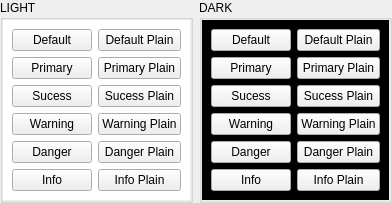
      <widget class="QWidget" name="tab_2">
       <attribute name="title">
        <string>Buttons</string>
       </attribute>
       <layout class="QHBoxLayout" name="horizontalLayout_3">
        <property name="leftMargin">
         <number>0</number>
        </property>
        <property name="topMargin">
         <number>0</number>
        </property>
        <property name="rightMargin">
         <number>0</number>
        </property>
        <property name="bottomMargin">
         <number>0</number>
        </property>
        <item>
         <widget class="QGroupBox" name="groupBox_2">
          <property name="styleSheet">
           <string notr="true"/>
          </property>
          <property name="title">
           <string>LIGHT</string>
          </property>
          <layout class="QVBoxLayout" name="verticalLayout">
           <property name="leftMargin">
            <number>0</number>
           </property>
           <property name="topMargin">
            <number>0</number>
           </property>
           <property name="rightMargin">
            <number>0</number>
           </property>
           <property name="bottomMargin">
            <number>0</number>
           </property>
           <item>
            <widget class="QWidget" name="widget_10" native="true">
             <property name="styleSheet">
              <string notr="true">.QWidget {
	
	background-color: rgba(255, 255, 255, 255);
}</string>
             </property>
             <layout class="QGridLayout" name="gridLayout">
              <item row="0" column="0">
               <widget class="QPushButton" name="pushButton_3">
                <property name="autoFillBackground">
                 <bool>false</bool>
                </property>
                <property name="text">
                 <string>Default</string>
                </property>
                <property name="default">
                 <bool>false</bool>
                </property>
                <property name="flat">
                 <bool>false</bool>
                </property>
                <property name="darkMode" stdset="0">
                 <bool>false</bool>
                </property>
                <property name="plainMode" stdset="0">
                 <bool>false</bool>
                </property>
                <property name="styleMode" stdset="0">
                 <number>0</number>
                </property>
                <property name="iconName" stdset="0">
                 <string>yin-yang</string>
                </property>
                <property name="spacing" stdset="0">
                 <number>8</number>
                </property>
               </widget>
              </item>
              <item row="0" column="1">
               <widget class="QPushButton" name="pushButton_4">
                <property name="autoFillBackground">
                 <bool>false</bool>
                </property>
                <property name="text">
                 <string>Default Plain</string>
                </property>
                <property name="checkable">
                 <bool>true</bool>
                </property>
                <property name="flat">
                 <bool>false</bool>
                </property>
                <property name="darkMode" stdset="0">
                 <bool>false</bool>
                </property>
                <property name="plainMode" stdset="0">
                 <bool>true</bool>
                </property>
                <property name="styleMode" stdset="0">
                 <number>0</number>
                </property>
                <property name="iconName" stdset="0">
                 <string>yin-yang</string>
                </property>
                <property name="spacing" stdset="0">
                 <number>8</number>
                </property>
                <property name="iconPosition" stdset="0">
                 <number>1</number>
                </property>
               </widget>
              </item>
              <item row="1" column="0">
               <widget class="QPushButton" name="pushButton_6">
                <property name="autoFillBackground">
                 <bool>false</bool>
                </property>
                <property name="text">
                 <string>Primary</string>
                </property>
                <property name="icon">
                 <iconset theme="yin-yang"/>
                </property>
                <property name="default">
                 <bool>false</bool>
                </property>
                <property name="flat">
                 <bool>false</bool>
                </property>
                <property name="darkMode" stdset="0">
                 <bool>false</bool>
                </property>
                <property name="plainMode" stdset="0">
                 <bool>false</bool>
                </property>
                <property name="styleMode" stdset="0">
                 <number>1</number>
                </property>
                <property name="iconName" stdset="0">
                 <string>yin-yang</string>
                </property>
                <property name="spacing" stdset="0">
                 <number>8</number>
                </property>
               </widget>
              </item>
              <item row="1" column="1">
               <widget class="QPushButton" name="pushButton_5">
                <property name="autoFillBackground">
                 <bool>false</bool>
                </property>
                <property name="text">
                 <string>Primary Plain</string>
                </property>
                <property name="icon">
                 <iconset theme="yin-yang"/>
                </property>
                <property name="checkable">
                 <bool>true</bool>
                </property>
                <property name="flat">
                 <bool>false</bool>
                </property>
                <property name="darkMode" stdset="0">
                 <bool>false</bool>
                </property>
                <property name="plainMode" stdset="0">
                 <bool>true</bool>
                </property>
                <property name="styleMode" stdset="0">
                 <number>1</number>
                </property>
                <property name="iconName" stdset="0">
                 <string>yin-yang</string>
                </property>
                <property name="spacing" stdset="0">
                 <number>8</number>
                </property>
                <property name="iconPosition" stdset="0">
                 <number>1</number>
                </property>
               </widget>
              </item>
              <item row="2" column="0">
               <widget class="QPushButton" name="pushButton_8">
                <property name="autoFillBackground">
                 <bool>false</bool>
                </property>
                <property name="text">
                 <string>Sucess</string>
                </property>
                <property name="icon">
                 <iconset theme="yin-yang"/>
                </property>
                <property name="flat">
                 <bool>false</bool>
                </property>
                <property name="darkMode" stdset="0">
                 <bool>false</bool>
                </property>
                <property name="plainMode" stdset="0">
                 <bool>false</bool>
                </property>
                <property name="styleMode" stdset="0">
                 <number>2</number>
                </property>
                <property name="iconName" stdset="0">
                 <string>yin-yang</string>
                </property>
                <property name="spacing" stdset="0">
                 <number>8</number>
                </property>
               </widget>
              </item>
              <item row="2" column="1">
               <widget class="QPushButton" name="pushButton_7">
                <property name="autoFillBackground">
                 <bool>false</bool>
                </property>
                <property name="text">
                 <string>Sucess Plain</string>
                </property>
                <property name="icon">
                 <iconset theme="yin-yang"/>
                </property>
                <property name="checkable">
                 <bool>true</bool>
                </property>
                <property name="flat">
                 <bool>false</bool>
                </property>
                <property name="darkMode" stdset="0">
                 <bool>false</bool>
                </property>
                <property name="plainMode" stdset="0">
                 <bool>true</bool>
                </property>
                <property name="styleMode" stdset="0">
                 <number>2</number>
                </property>
                <property name="iconName" stdset="0">
                 <string>yin-yang</string>
                </property>
                <property name="spacing" stdset="0">
                 <number>8</number>
                </property>
                <property name="iconPosition" stdset="0">
                 <number>1</number>
                </property>
               </widget>
              </item>
              <item row="3" column="0">
               <widget class="QPushButton" name="pushButton_10">
                <property name="autoFillBackground">
                 <bool>false</bool>
                </property>
                <property name="text">
                 <string>Warning</string>
                </property>
                <property name="icon">
                 <iconset theme="yin-yang"/>
                </property>
                <property name="flat">
                 <bool>false</bool>
                </property>
                <property name="darkMode" stdset="0">
                 <bool>false</bool>
                </property>
                <property name="plainMode" stdset="0">
                 <bool>false</bool>
                </property>
                <property name="styleMode" stdset="0">
                 <number>3</number>
                </property>
                <property name="iconName" stdset="0">
                 <string>yin-yang</string>
                </property>
                <property name="spacing" stdset="0">
                 <number>8</number>
                </property>
               </widget>
              </item>
              <item row="3" column="1">
               <widget class="QPushButton" name="pushButton_9">
                <property name="autoFillBackground">
                 <bool>false</bool>
                </property>
                <property name="text">
                 <string>Warning Plain</string>
                </property>
                <property name="icon">
                 <iconset theme="yin-yang"/>
                </property>
                <property name="checkable">
                 <bool>true</bool>
                </property>
                <property name="flat">
                 <bool>false</bool>
                </property>
                <property name="darkMode" stdset="0">
                 <bool>false</bool>
                </property>
                <property name="plainMode" stdset="0">
                 <bool>true</bool>
                </property>
                <property name="styleMode" stdset="0">
                 <number>3</number>
                </property>
                <property name="iconName" stdset="0">
                 <string>yin-yang</string>
                </property>
                <property name="spacing" stdset="0">
                 <number>8</number>
                </property>
                <property name="iconPosition" stdset="0">
                 <number>1</number>
                </property>
               </widget>
              </item>
              <item row="4" column="0">
               <widget class="QPushButton" name="pushButton_12">
                <property name="autoFillBackground">
                 <bool>false</bool>
                </property>
                <property name="text">
                 <string>Danger</string>
                </property>
                <property name="icon">
                 <iconset theme="yin-yang"/>
                </property>
                <property name="flat">
                 <bool>false</bool>
                </property>
                <property name="darkMode" stdset="0">
                 <bool>false</bool>
                </property>
                <property name="plainMode" stdset="0">
                 <bool>false</bool>
                </property>
                <property name="styleMode" stdset="0">
                 <number>4</number>
                </property>
                <property name="iconName" stdset="0">
                 <string>yin-yang</string>
                </property>
                <property name="spacing" stdset="0">
                 <number>8</number>
                </property>
               </widget>
              </item>
              <item row="4" column="1">
               <widget class="QPushButton" name="pushButton_11">
                <property name="autoFillBackground">
                 <bool>false</bool>
                </property>
                <property name="text">
                 <string>Danger Plain</string>
                </property>
                <property name="icon">
                 <iconset theme="yin-yang"/>
                </property>
                <property name="checkable">
                 <bool>true</bool>
                </property>
                <property name="flat">
                 <bool>false</bool>
                </property>
                <property name="darkMode" stdset="0">
                 <bool>false</bool>
                </property>
                <property name="plainMode" stdset="0">
                 <bool>true</bool>
                </property>
                <property name="styleMode" stdset="0">
                 <number>4</number>
                </property>
                <property name="iconName" stdset="0">
                 <string>yin-yang</string>
                </property>
                <property name="spacing" stdset="0">
                 <number>8</number>
                </property>
                <property name="iconPosition" stdset="0">
                 <number>1</number>
                </property>
               </widget>
              </item>
              <item row="5" column="0">
               <widget class="QPushButton" name="pushButton_14">
                <property name="autoFillBackground">
                 <bool>false</bool>
                </property>
                <property name="text">
                 <string>Info</string>
                </property>
                <property name="icon">
                 <iconset theme="yin-yang"/>
                </property>
                <property name="flat">
                 <bool>false</bool>
                </property>
                <property name="darkMode" stdset="0">
                 <bool>false</bool>
                </property>
                <property name="plainMode" stdset="0">
                 <bool>false</bool>
                </property>
                <property name="styleMode" stdset="0">
                 <number>5</number>
                </property>
                <property name="iconName" stdset="0">
                 <string>yin-yang</string>
                </property>
                <property name="spacing" stdset="0">
                 <number>8</number>
                </property>
               </widget>
              </item>
              <item row="5" column="1">
               <widget class="QPushButton" name="pushButton_13">
                <property name="autoFillBackground">
                 <bool>false</bool>
                </property>
                <property name="text">
                 <string>Info Plain</string>
                </property>
                <property name="icon">
                 <iconset theme="yin-yang"/>
                </property>
                <property name="checkable">
                 <bool>true</bool>
                </property>
                <property name="flat">
                 <bool>false</bool>
                </property>
                <property name="darkMode" stdset="0">
                 <bool>false</bool>
                </property>
                <property name="plainMode" stdset="0">
                 <bool>true</bool>
                </property>
                <property name="styleMode" stdset="0">
                 <number>5</number>
                </property>
                <property name="iconName" stdset="0">
                 <string>yin-yang</string>
                </property>
                <property name="spacing" stdset="0">
                 <number>8</number>
                </property>
                <property name="iconPosition" stdset="0">
                 <number>1</number>
                </property>
               </widget>
              </item>
             </layout>
            </widget>
           </item>
          </layout>
         </widget>
        </item>
        <item>
         <widget class="QGroupBox" name="groupBox_3">
          <property name="styleSheet">
           <string notr="true"/>
          </property>
          <property name="title">
           <string>DARK</string>
          </property>
          <layout class="QVBoxLayout" name="verticalLayout_2">
           <property name="leftMargin">
            <number>0</number>
           </property>
           <property name="topMargin">
            <number>0</number>
           </property>
           <property name="rightMargin">
            <number>0</number>
           </property>
           <property name="bottomMargin">
            <number>0</number>
           </property>
           <item>
            <widget class="QWidget" name="widget_11" native="true">
             <property name="styleSheet">
              <string notr="true">.QWidget {
	
	background-color: rgba(0, 0, 0, 255);
}</string>
             </property>
             <property name="spacing" stdset="0">
              <number>8</number>
             </property>
             <layout class="QGridLayout" name="gridLayout_2">
              <item row="0" column="0">
               <widget class="QPushButton" name="pushButton_15">
                <property name="autoFillBackground">
                 <bool>false</bool>
                </property>
                <property name="text">
                 <string>Default</string>
                </property>
                <property name="icon">
                 <iconset theme="yin-yang"/>
                </property>
                <property name="default">
                 <bool>false</bool>
                </property>
                <property name="flat">
                 <bool>false</bool>
                </property>
                <property name="darkMode" stdset="0">
                 <bool>true</bool>
                </property>
                <property name="plainMode" stdset="0">
                 <bool>false</bool>
                </property>
                <property name="styleMode" stdset="0">
                 <number>0</number>
                </property>
                <property name="iconName" stdset="0">
                 <string>yin-yang</string>
                </property>
                <property name="spacing" stdset="0">
                 <number>8</number>
                </property>
               </widget>
              </item>
              <item row="0" column="1">
               <widget class="QPushButton" name="pushButton_16">
                <property name="autoFillBackground">
                 <bool>false</bool>
                </property>
                <property name="text">
                 <string>Default Plain</string>
                </property>
                <property name="icon">
                 <iconset theme="yin-yang"/>
                </property>
                <property name="checkable">
                 <bool>false</bool>
                </property>
                <property name="flat">
                 <bool>false</bool>
                </property>
                <property name="darkMode" stdset="0">
                 <bool>true</bool>
                </property>
                <property name="plainMode" stdset="0">
                 <bool>true</bool>
                </property>
                <property name="styleMode" stdset="0">
                 <number>0</number>
                </property>
                <property name="iconName" stdset="0">
                 <string>yin-yang</string>
                </property>
                <property name="spacing" stdset="0">
                 <number>8</number>
                </property>
                <property name="iconPosition" stdset="0">
                 <number>1</number>
                </property>
               </widget>
              </item>
              <item row="1" column="0">
               <widget class="QPushButton" name="pushButton_17">
                <property name="autoFillBackground">
                 <bool>false</bool>
                </property>
                <property name="text">
                 <string>Primary</string>
                </property>
                <property name="icon">
                 <iconset theme="yin-yang"/>
                </property>
                <property name="default">
                 <bool>false</bool>
                </property>
                <property name="flat">
                 <bool>false</bool>
                </property>
                <property name="darkMode" stdset="0">
                 <bool>true</bool>
                </property>
                <property name="plainMode" stdset="0">
                 <bool>false</bool>
                </property>
                <property name="styleMode" stdset="0">
                 <number>1</number>
                </property>
                <property name="iconName" stdset="0">
                 <string>yin-yang</string>
                </property>
                <property name="spacing" stdset="0">
                 <number>8</number>
                </property>
               </widget>
              </item>
              <item row="1" column="1">
               <widget class="QPushButton" name="pushButton_18">
                <property name="autoFillBackground">
                 <bool>false</bool>
                </property>
                <property name="text">
                 <string>Primary Plain</string>
                </property>
                <property name="icon">
                 <iconset theme="yin-yang"/>
                </property>
                <property name="flat">
                 <bool>false</bool>
                </property>
                <property name="darkMode" stdset="0">
                 <bool>true</bool>
                </property>
                <property name="plainMode" stdset="0">
                 <bool>true</bool>
                </property>
                <property name="styleMode" stdset="0">
                 <number>1</number>
                </property>
                <property name="iconName" stdset="0">
                 <string>yin-yang</string>
                </property>
                <property name="spacing" stdset="0">
                 <number>8</number>
                </property>
                <property name="iconPosition" stdset="0">
                 <number>1</number>
                </property>
               </widget>
              </item>
              <item row="2" column="0">
               <widget class="QPushButton" name="pushButton_19">
                <property name="autoFillBackground">
                 <bool>false</bool>
                </property>
                <property name="text">
                 <string>Sucess</string>
                </property>
                <property name="icon">
                 <iconset theme="yin-yang"/>
                </property>
                <property name="flat">
                 <bool>false</bool>
                </property>
                <property name="darkMode" stdset="0">
                 <bool>true</bool>
                </property>
                <property name="plainMode" stdset="0">
                 <bool>false</bool>
                </property>
                <property name="styleMode" stdset="0">
                 <number>2</number>
                </property>
                <property name="iconName" stdset="0">
                 <string>yin-yang</string>
                </property>
                <property name="spacing" stdset="0">
                 <number>8</number>
                </property>
               </widget>
              </item>
              <item row="2" column="1">
               <widget class="QPushButton" name="pushButton_20">
                <property name="autoFillBackground">
                 <bool>false</bool>
                </property>
                <property name="text">
                 <string>Sucess Plain</string>
                </property>
                <property name="icon">
                 <iconset theme="yin-yang"/>
                </property>
                <property name="flat">
                 <bool>false</bool>
                </property>
                <property name="darkMode" stdset="0">
                 <bool>true</bool>
                </property>
                <property name="plainMode" stdset="0">
                 <bool>true</bool>
                </property>
                <property name="styleMode" stdset="0">
                 <number>2</number>
                </property>
                <property name="iconName" stdset="0">
                 <string>yin-yang</string>
                </property>
                <property name="spacing" stdset="0">
                 <number>8</number>
                </property>
                <property name="iconPosition" stdset="0">
                 <number>1</number>
                </property>
               </widget>
              </item>
              <item row="3" column="0">
               <widget class="QPushButton" name="pushButton_21">
                <property name="autoFillBackground">
                 <bool>false</bool>
                </property>
                <property name="text">
                 <string>Warning</string>
                </property>
                <property name="icon">
                 <iconset theme="yin-yang"/>
                </property>
                <property name="flat">
                 <bool>false</bool>
                </property>
                <property name="darkMode" stdset="0">
                 <bool>true</bool>
                </property>
                <property name="plainMode" stdset="0">
                 <bool>false</bool>
                </property>
                <property name="styleMode" stdset="0">
                 <number>3</number>
                </property>
                <property name="iconName" stdset="0">
                 <string>yin-yang</string>
                </property>
                <property name="spacing" stdset="0">
                 <number>8</number>
                </property>
               </widget>
              </item>
              <item row="3" column="1">
               <widget class="QPushButton" name="pushButton_22">
                <property name="autoFillBackground">
                 <bool>false</bool>
                </property>
                <property name="text">
                 <string>Warning Plain</string>
                </property>
                <property name="icon">
                 <iconset theme="yin-yang"/>
                </property>
                <property name="flat">
                 <bool>false</bool>
                </property>
                <property name="darkMode" stdset="0">
                 <bool>true</bool>
                </property>
                <property name="plainMode" stdset="0">
                 <bool>true</bool>
                </property>
                <property name="styleMode" stdset="0">
                 <number>3</number>
                </property>
                <property name="iconName" stdset="0">
                 <string>yin-yang</string>
                </property>
                <property name="spacing" stdset="0">
                 <number>8</number>
                </property>
                <property name="iconPosition" stdset="0">
                 <number>1</number>
                </property>
               </widget>
              </item>
              <item row="4" column="0">
               <widget class="QPushButton" name="pushButton_23">
                <property name="autoFillBackground">
                 <bool>false</bool>
                </property>
                <property name="text">
                 <string>Danger</string>
                </property>
                <property name="icon">
                 <iconset theme="yin-yang"/>
                </property>
                <property name="flat">
                 <bool>false</bool>
                </property>
                <property name="darkMode" stdset="0">
                 <bool>true</bool>
                </property>
                <property name="plainMode" stdset="0">
                 <bool>false</bool>
                </property>
                <property name="styleMode" stdset="0">
                 <number>4</number>
                </property>
                <property name="iconName" stdset="0">
                 <string>yin-yang</string>
                </property>
                <property name="spacing" stdset="0">
                 <number>8</number>
                </property>
               </widget>
              </item>
              <item row="4" column="1">
               <widget class="QPushButton" name="pushButton_24">
                <property name="autoFillBackground">
                 <bool>false</bool>
                </property>
                <property name="text">
                 <string>Danger Plain</string>
                </property>
                <property name="icon">
                 <iconset theme="yin-yang"/>
                </property>
                <property name="flat">
                 <bool>false</bool>
                </property>
                <property name="darkMode" stdset="0">
                 <bool>true</bool>
                </property>
                <property name="plainMode" stdset="0">
                 <bool>true</bool>
                </property>
                <property name="styleMode" stdset="0">
                 <number>4</number>
                </property>
                <property name="iconName" stdset="0">
                 <string>yin-yang</string>
                </property>
                <property name="spacing" stdset="0">
                 <number>8</number>
                </property>
                <property name="iconPosition" stdset="0">
                 <number>1</number>
                </property>
               </widget>
              </item>
              <item row="5" column="0">
               <widget class="QPushButton" name="pushButton_25">
                <property name="autoFillBackground">
                 <bool>false</bool>
                </property>
                <property name="text">
                 <string>Info</string>
                </property>
                <property name="icon">
                 <iconset theme="yin-yang"/>
                </property>
                <property name="flat">
                 <bool>false</bool>
                </property>
                <property name="darkMode" stdset="0">
                 <bool>true</bool>
                </property>
                <property name="plainMode" stdset="0">
                 <bool>false</bool>
                </property>
                <property name="styleMode" stdset="0">
                 <number>5</number>
                </property>
                <property name="iconName" stdset="0">
                 <string>yin-yang</string>
                </property>
                <property name="spacing" stdset="0">
                 <number>8</number>
                </property>
               </widget>
              </item>
              <item row="5" column="1">
               <widget class="QPushButton" name="pushButton_26">
                <property name="autoFillBackground">
                 <bool>false</bool>
                </property>
                <property name="text">
                 <string>Info Plain</string>
                </property>
                <property name="icon">
                 <iconset theme="yin-yang"/>
                </property>
                <property name="flat">
                 <bool>false</bool>
                </property>
                <property name="darkMode" stdset="0">
                 <bool>true</bool>
                </property>
                <property name="plainMode" stdset="0">
                 <bool>true</bool>
                </property>
                <property name="styleMode" stdset="0">
                 <number>5</number>
                </property>
                <property name="iconName" stdset="0">
                 <string>yin-yang</string>
                </property>
                <property name="spacing" stdset="0">
                 <number>8</number>
                </property>
                <property name="iconPosition" stdset="0">
                 <number>1</number>
                </property>
               </widget>
              </item>
             </layout>
            </widget>
           </item>
          </layout>
         </widget>
        </item>
       </layout>
      </widget>
